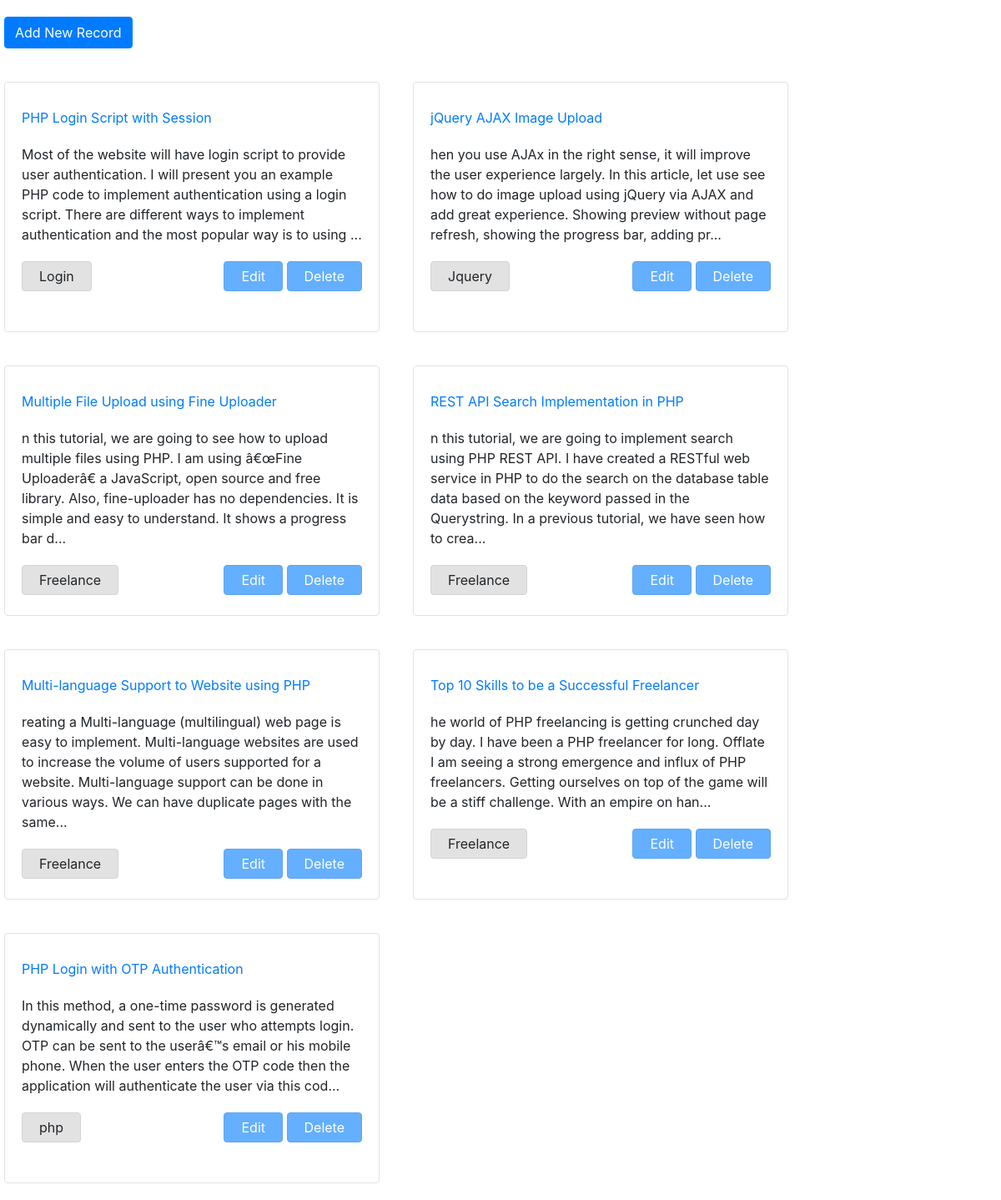
Page /creating-object-oriented-crud-system-using-php-and-mysql/index.php on the committed database.
### tables this page shows
CREATE TABLE `tb_links` (
  `id` int(10) NOT NULL,
  `title` varchar(100) NOT NULL,
  `description` varchar(255) NOT NULL,
  `url` varchar(255) NOT NULL,
  `category` varchar(100) NOT NULL,
  `create_at` timestamp(6) NOT NULL DEFAULT CURRENT_TIMESTAMP(6) ON UPDATE CURRENT_TIMESTAMP(6)
);

### creating-object-oriented-crud-system-using-php-and-mysql/CrudController.php (called while the page is built, shortened)
<?php
class CrudController
{
    public function readData()
    {
        try {
            $dao = new Dao();
            $conn = $dao->openConnection();
            $sql = "SELECT id,title,description, url, category FROM `tb_links` ORDER BY id DESC";
            $resource = $conn->query($sql);
            $result = $resource->fetchAll(PDO::FETCH_ASSOC);
        } catch (PDOException $e) {
            echo "There is some problem in connection: " . $e->getMessage();
        }
        if (! empty($result)) {
            return $result;
        }
    }
}
?>

### creating-object-oriented-crud-system-using-php-and-mysql/list.php (the view)
<?php
if (! empty($result)) {
    foreach ($result as $k => $v) {
        ?>
<div class="box-container">
    <div class="title">
        <a href="<?php echo $result[$k]["url"]; ?>"><?php echo $result[$k]["title"]; ?></a>
    </div>
    <div class="description"><?php echo $result[$k]["description"]; ?>...</div>
    <div class="category"><?php echo $result[$k]["category"]; ?></div>
    <div class="action">
        <button class="btn-action bn-edit"
            id="<?php echo $result[$k]["id"]; ?>">Edit</button>
        <button class="btn-action bn-delete"
            id="<?php echo $result[$k]["id"]; ?>">Delete</button>
    </div>
</div>
<?php
    }
}
?>

### CSS/styles.css (style rules this page uses)
.box-container { margin: 20px; border: #e2e2e2 1px solid; width:450px; height:300px; padding: 20px; border-radius: 4px; }
.title { margin: 10px 0px 20px 0px; }
.description { margin-bottom: 20px; }
.category { background-color: #e2e2e2; display: inline; float: left; padding: 5px 20px; border: #d4d4d4 1px solid; border-radius: 4px; }
.action .btn-action { background-color: #64afff; border: #5ea5f1 1px solid; padding: 5px 20px; color: #FFF; border-radius: 4px; }
.action { float: right; }

### rows in the picture
tb_links: title "PHP Login Script with Session", description "Most of the website will have login script to provide user authentication. I will present you an example PHP code to implement authentication using a login script. There are different ways to implement authentication and the most popular way is to using", category "Login"
tb_links: title "jQuery AJAX Image Upload", description "hen you use AJAx in the right sense, it will improve the user experience largely. In this article, let use see how to do image upload using jQuery via AJAX and add great experience. Showing preview without page refresh, showing the progress bar, adding pr", category "Jquery"
tb_links: title "Multiple File Upload using Fine Uploader", description "n this tutorial, we are going to see how to upload multiple files using PHP. I am using â€œFine Uploaderâ€ a JavaScript, open source and free library. Also, fine-uploader has no dependencies. It is simple and easy to understand. It shows a progress bar d", category "Freelance"
tb_links: title "REST API Search Implementation in PHP", description "n this tutorial, we are going to implement search using PHP REST API. I have created a RESTful web service in PHP to do the search on the database table data based on the keyword passed in the Querystring. In a previous tutorial, we have seen how to crea", category "Freelance"
tb_links: title "Multi-language Support to Website using PHP", description "reating a Multi-language (multilingual) web page is easy to implement. Multi-language websites are used to increase the volume of users supported for a website. Multi-language support can be done in various ways. We can have duplicate pages with the same", category "Freelance"
tb_links: title "Top 10 Skills to be a Successful Freelancer", description "he world of PHP freelancing is getting crunched day by day. I have been a PHP freelancer for long. Offlate I am seeing a strong emergence and influx of PHP freelancers. Getting ourselves on top of the game will be a stiff challenge. With an empire on han", category "Freelance"
tb_links: title "PHP Login with OTP Authentication", description "In this method, a one-time password is generated dynamically and sent to the user who attempts login. OTP can be sent to the userâ€™s email or his mobile phone. When the user enters the OTP code then the application will authenticate the user via this cod", category "php"
